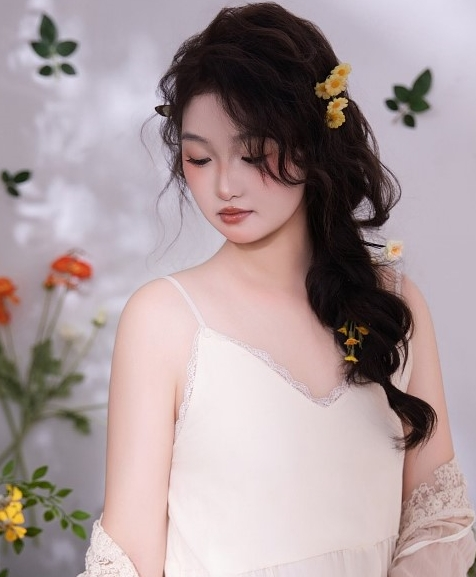
#> input picture 0705.png, 476 x 577 px
$ python '字符画.py'
#> lines starting #> are read from the running program, lines starting #| are printed output that depends on the picture
from PIL import Image
# def getchar(Char):
#     return "@" if Char< 128 else " "


#将灰度值转换为字符
ascii_chars = list('MNHQ$OC?7>!:-;. ')
def getchar(gray):
    unit = 256 / len(ascii_chars)
    return ascii_chars[int(gray // unit)]
    #return '@' if gray < 128 else ' '

def main():
    #img_name = "hellokitty.jpg"  # 0705.png
    img_name = "0705.png"
    try:
        img = Image.open(img_name)
#> img is the input picture: PIL image 476x577 RGB; mean R, G, B 170.3, 154.3, 156.2

    except FileNotFoundError:
        print(f"The file {img_name} was not found.")
        return
    wigth = 200 # 80  200
    hight = 120 # 40 120
    img = img.resize((wigth, hight))
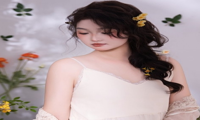
#> img: PIL image 200x120 RGB; mean R, G, B 170.3, 154.3, 156.2
    img = img.convert("L")  #L 代表灰色图像
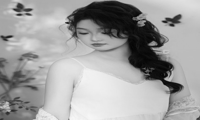
#> img: PIL image 200x120 L; min 5, max 246, mean 159.3
    text = ""
    for y in range(hight):
        for x in range (wigth):
            text += getchar(img.getpixel((x, y)))
        text += '\n'

    fd = open("hellokitty.txt","w")
    fd.write(text)
    fd.close()


if __name__== "__main__":
    main()
